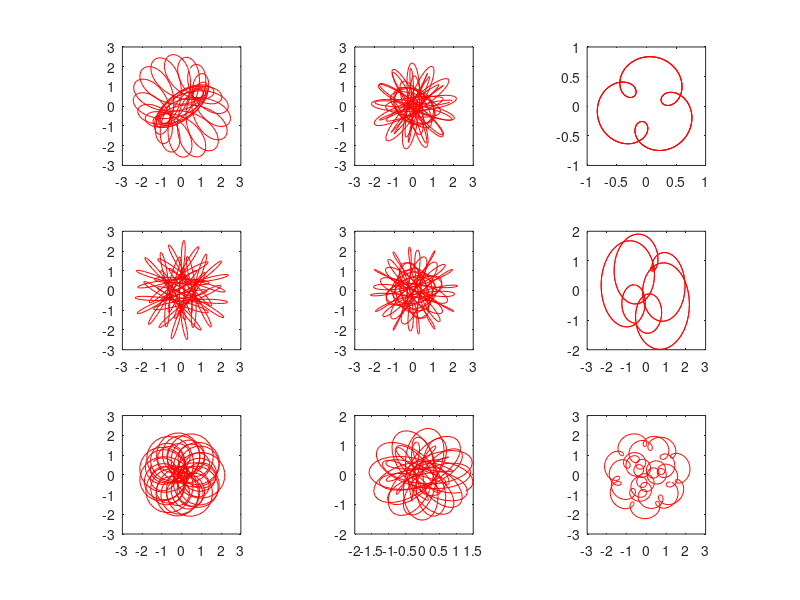

Write the MATLAB code that produced this figure.
clear all;
close all;
clc;

N=700;
t=[0:N-1]'/N*2*pi;
L=3; % 3 components mystery curve without fold
h=figure;
for p=1:9
  a=(rand(L,1)+rand(L,1)*1i)*2-(1+1i); % amp
  f=floor(rand(L,1)*60)-30; % freq
  z=0;
  for k=1:L
    z=z+a(k)*exp(1i*f(k)*t);
  end
  x=real(z);
  y=imag(z);
  subplot(3,3,p);
  plot(x,y,'r-');
  axis square
end



